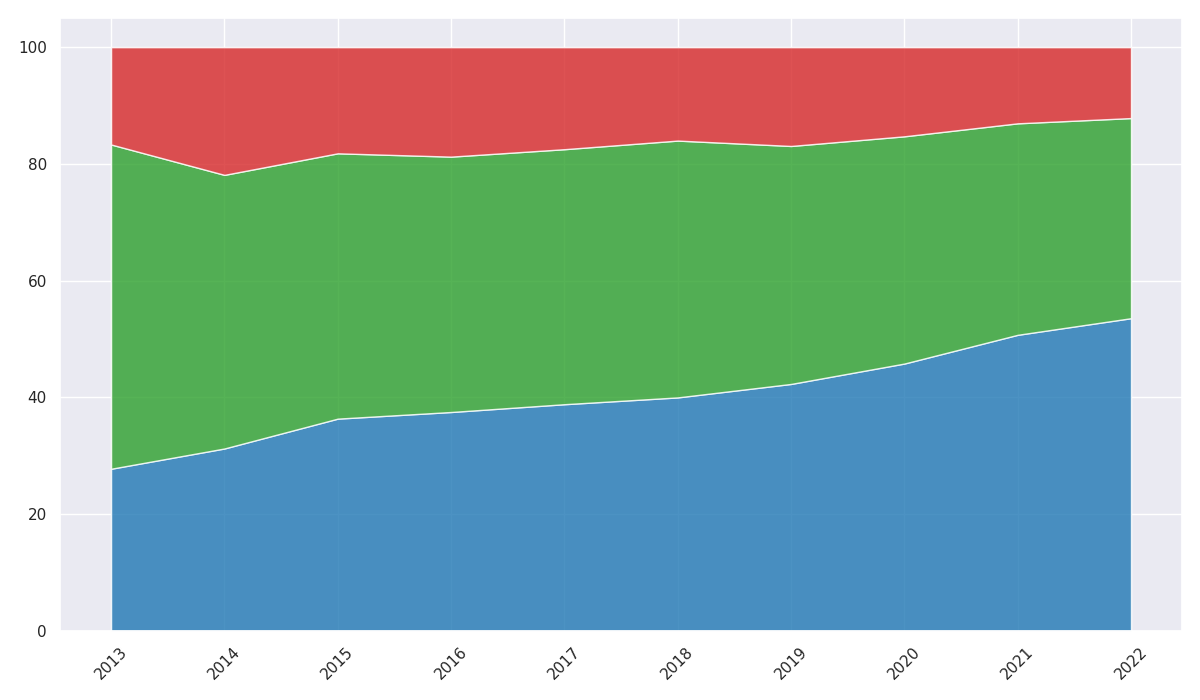

The Python source for this figure:
import matplotlib.pyplot as plt
import numpy as np

years = np.arange(2013, 2023)

ai_adoption = np.array([5, 10, 20, 30, 40, 50, 55, 60, 70, 75])
iot_adoption = np.array([10, 15, 25, 35, 45, 55, 53, 51, 50, 48])
ar_adoption = np.array([3, 7, 10, 15, 18, 20, 22, 20, 18, 17])

total_adoption = ai_adoption + iot_adoption + ar_adoption
ai_adoption_percentage = (ai_adoption / total_adoption) * 100
iot_adoption_percentage = (iot_adoption / total_adoption) * 100
ar_adoption_percentage = (ar_adoption / total_adoption) * 100
adoption_data = np.vstack([ai_adoption_percentage, iot_adoption_percentage, ar_adoption_percentage])

plt.figure(figsize=(12, 7))
colors = ['#1f77b4', '#2ca02c', '#d62728']
plt.stackplot(years, adoption_data, colors=colors, alpha=0.8)

plt.xticks(years, rotation=45)
plt.tight_layout()
plt.show()
